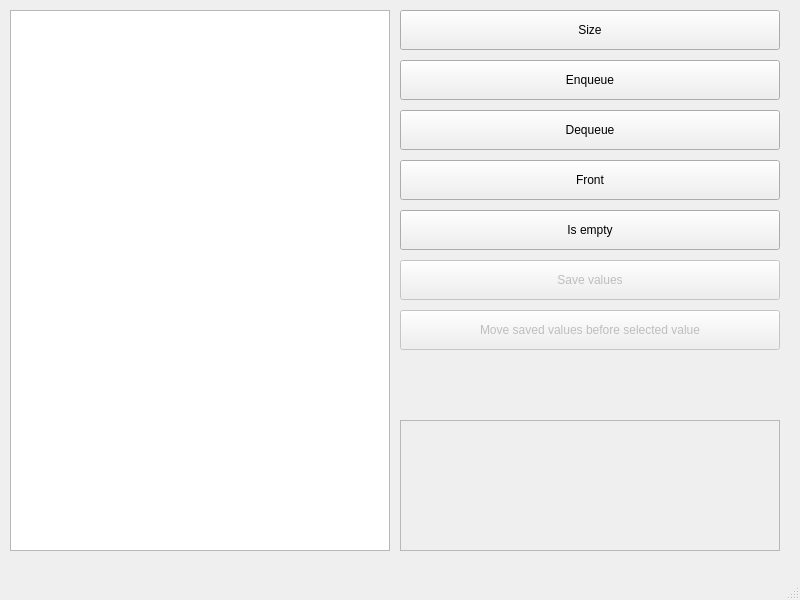
<?xml version="1.0" encoding="UTF-8"?>
<ui version="4.0">
 <class>MainWindow</class>
 <widget class="QMainWindow" name="MainWindow">
  <property name="geometry">
   <rect>
    <x>0</x>
    <y>0</y>
    <width>800</width>
    <height>600</height>
   </rect>
  </property>
  <property name="windowTitle">
   <string>MainWindow</string>
  </property>
  <widget class="QWidget" name="centralwidget">
   <widget class="QListView" name="dequeueView">
    <property name="geometry">
     <rect>
      <x>10</x>
      <y>10</y>
      <width>380</width>
      <height>541</height>
     </rect>
    </property>
   </widget>
   <widget class="QPushButton" name="enqueuePushButton">
    <property name="geometry">
     <rect>
      <x>400</x>
      <y>60</y>
      <width>380</width>
      <height>40</height>
     </rect>
    </property>
    <property name="text">
     <string>Enqueue</string>
    </property>
   </widget>
   <widget class="QPushButton" name="dequeueSizePushButton">
    <property name="geometry">
     <rect>
      <x>400</x>
      <y>10</y>
      <width>380</width>
      <height>40</height>
     </rect>
    </property>
    <property name="text">
     <string>Size</string>
    </property>
   </widget>
   <widget class="QPushButton" name="dequeuePushButton">
    <property name="geometry">
     <rect>
      <x>400</x>
      <y>110</y>
      <width>380</width>
      <height>40</height>
     </rect>
    </property>
    <property name="text">
     <string>Dequeue</string>
    </property>
   </widget>
   <widget class="QPushButton" name="frontPushButton">
    <property name="geometry">
     <rect>
      <x>400</x>
      <y>160</y>
      <width>380</width>
      <height>40</height>
     </rect>
    </property>
    <property name="text">
     <string>Front</string>
    </property>
   </widget>
   <widget class="QPushButton" name="isEmptyPushButton">
    <property name="geometry">
     <rect>
      <x>400</x>
      <y>210</y>
      <width>380</width>
      <height>40</height>
     </rect>
    </property>
    <property name="text">
     <string>Is empty</string>
    </property>
   </widget>
   <widget class="QLabel" name="outputLabel">
    <property name="geometry">
     <rect>
      <x>400</x>
      <y>360</y>
      <width>380</width>
      <height>51</height>
     </rect>
    </property>
    <property name="font">
     <font>
      <pointsize>12</pointsize>
     </font>
    </property>
    <property name="text">
     <string/>
    </property>
   </widget>
   <widget class="QPlainTextEdit" name="inputPlainTextEdit">
    <property name="enabled">
     <bool>false</bool>
    </property>
    <property name="geometry">
     <rect>
      <x>400</x>
      <y>420</y>
      <width>380</width>
      <height>131</height>
     </rect>
    </property>
   </widget>
   <widget class="QPushButton" name="saveValuesPushButton">
    <property name="enabled">
     <bool>false</bool>
    </property>
    <property name="geometry">
     <rect>
      <x>400</x>
      <y>260</y>
      <width>380</width>
      <height>40</height>
     </rect>
    </property>
    <property name="text">
     <string>Save values</string>
    </property>
   </widget>
   <widget class="QPushButton" name="moveValuesPushButton">
    <property name="enabled">
     <bool>false</bool>
    </property>
    <property name="geometry">
     <rect>
      <x>400</x>
      <y>310</y>
      <width>380</width>
      <height>40</height>
     </rect>
    </property>
    <property name="text">
     <string>Move saved values before selected value</string>
    </property>
   </widget>
  </widget>
  <widget class="QMenuBar" name="menubar">
   <property name="geometry">
    <rect>
     <x>0</x>
     <y>0</y>
     <width>800</width>
     <height>22</height>
    </rect>
   </property>
  </widget>
  <widget class="QStatusBar" name="statusbar"/>
 </widget>
 <resources/>
 <connections/>
</ui>
